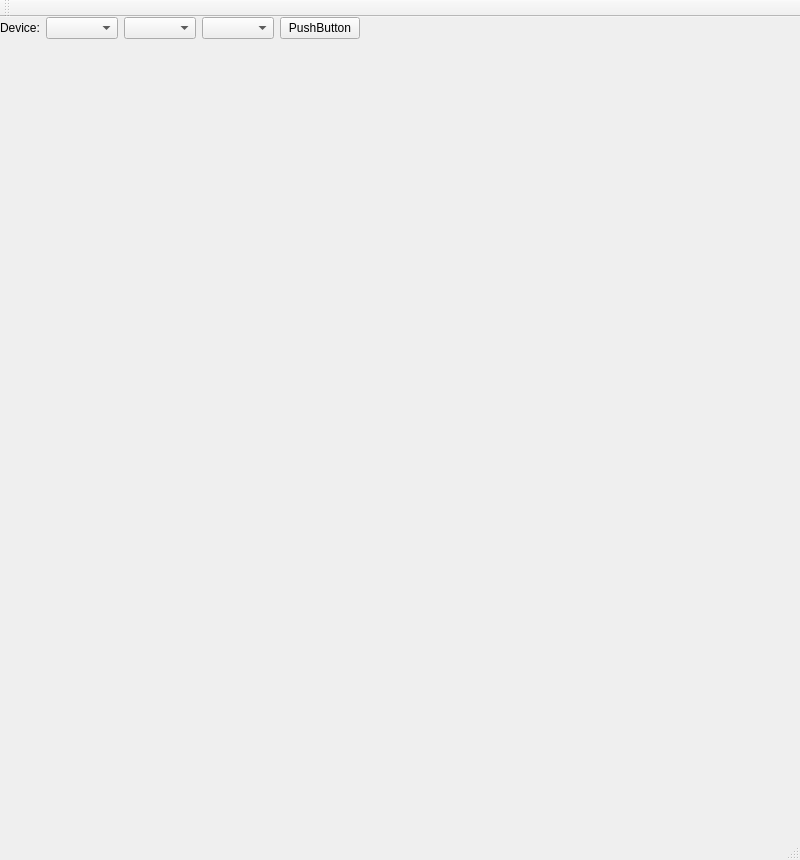
<?xml version="1.0" encoding="UTF-8"?>
<ui version="4.0">
 <class>MainWindow</class>
 <widget class="QMainWindow" name="MainWindow">
  <property name="geometry">
   <rect>
    <x>0</x>
    <y>0</y>
    <width>800</width>
    <height>860</height>
   </rect>
  </property>
  <property name="windowTitle">
   <string>MainWindow</string>
  </property>
  <widget class="QWidget" name="centralwidget">
   <layout class="QVBoxLayout" name="verticalLayout" stretch="0,1">
    <property name="leftMargin">
     <number>0</number>
    </property>
    <property name="topMargin">
     <number>0</number>
    </property>
    <property name="rightMargin">
     <number>0</number>
    </property>
    <property name="bottomMargin">
     <number>0</number>
    </property>
    <item>
     <layout class="QHBoxLayout" name="horizontalLayout">
      <item>
       <widget class="QLabel" name="labelDevice">
        <property name="text">
         <string>Device:</string>
        </property>
       </widget>
      </item>
      <item>
       <widget class="QComboBox" name="comboBoxDevices"/>
      </item>
      <item>
       <widget class="QComboBox" name="comboBoxSamplerate"/>
      </item>
      <item>
       <widget class="QComboBox" name="comboBoxFps"/>
      </item>
      <item>
       <widget class="QPushButton" name="pushButtonToggle">
        <property name="text">
         <string>PushButton</string>
        </property>
       </widget>
      </item>
      <item>
       <spacer name="horizontalSpacer_2">
        <property name="orientation">
         <enum>Qt::Horizontal</enum>
        </property>
        <property name="sizeHint" stdset="0">
         <size>
          <width>40</width>
          <height>20</height>
         </size>
        </property>
       </spacer>
      </item>
     </layout>
    </item>
    <item>
     <widget class="OsciWidget" name="widget" native="true"/>
    </item>
   </layout>
  </widget>
  <widget class="QMenuBar" name="menubar">
   <property name="geometry">
    <rect>
     <x>0</x>
     <y>0</y>
     <width>800</width>
     <height>20</height>
    </rect>
   </property>
  </widget>
  <widget class="QStatusBar" name="statusbar"/>
  <widget class="QToolBar" name="toolBar">
   <property name="windowTitle">
    <string>toolBar</string>
   </property>
   <attribute name="toolBarArea">
    <enum>TopToolBarArea</enum>
   </attribute>
   <attribute name="toolBarBreak">
    <bool>false</bool>
   </attribute>
  </widget>
 </widget>
 <customwidgets>
  <customwidget>
   <class>OsciWidget</class>
   <extends>QWidget</extends>
   <header>osciwidget.h</header>
   <container>1</container>
  </customwidget>
 </customwidgets>
 <resources/>
 <connections/>
</ui>
